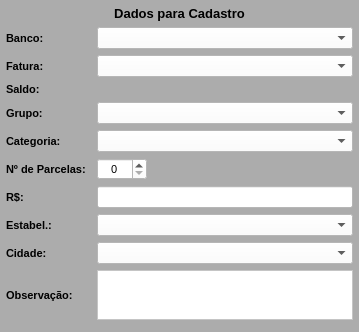
           <widget class="QWidget" name="widget_8" native="true">
            <property name="maximumSize">
             <size>
              <width>16777215</width>
              <height>16777215</height>
             </size>
            </property>
            <property name="font">
             <font>
              <pointsize>8</pointsize>
             </font>
            </property>
            <property name="cursor">
             <cursorShape>ArrowCursor</cursorShape>
            </property>
            <property name="styleSheet">
             <string notr="true">background-color: rgb(172, 172, 172);</string>
            </property>
            <layout class="QVBoxLayout" name="verticalLayout_3">
             <property name="spacing">
              <number>6</number>
             </property>
             <property name="leftMargin">
              <number>6</number>
             </property>
             <property name="topMargin">
              <number>6</number>
             </property>
             <property name="rightMargin">
              <number>6</number>
             </property>
             <property name="bottomMargin">
              <number>6</number>
             </property>
             <item>
              <widget class="QLabel" name="label_titulo_2">
               <property name="maximumSize">
                <size>
                 <width>16777215</width>
                 <height>25</height>
                </size>
               </property>
               <property name="font">
                <font>
                 <pointsize>10</pointsize>
                 <weight>75</weight>
                 <bold>true</bold>
                </font>
               </property>
               <property name="text">
                <string>Dados para Cadastro</string>
               </property>
               <property name="alignment">
                <set>Qt::AlignCenter</set>
               </property>
              </widget>
             </item>
             <item>
              <widget class="QWidget" name="widget_7" native="true">
               <property name="maximumSize">
                <size>
                 <width>16777215</width>
                 <height>25</height>
                </size>
               </property>
               <layout class="QHBoxLayout" name="horizontalLayout_4">
                <property name="spacing">
                 <number>6</number>
                </property>
                <property name="leftMargin">
                 <number>0</number>
                </property>
                <property name="topMargin">
                 <number>0</number>
                </property>
                <property name="rightMargin">
                 <number>0</number>
                </property>
                <property name="bottomMargin">
                 <number>0</number>
                </property>
                <item>
                 <widget class="QLabel" name="label_16">
                  <property name="minimumSize">
                   <size>
                    <width>75</width>
                    <height>0</height>
                   </size>
                  </property>
                  <property name="maximumSize">
                   <size>
                    <width>85</width>
                    <height>16777215</height>
                   </size>
                  </property>
                  <property name="font">
                   <font>
                    <pointsize>8</pointsize>
                    <weight>75</weight>
                    <bold>true</bold>
                   </font>
                  </property>
                  <property name="text">
                   <string>Banco:</string>
                  </property>
                 </widget>
                </item>
                <item>
                 <widget class="QComboBox" name="combo_Banco">
                  <property name="sizePolicy">
                   <sizepolicy hsizetype="Preferred" vsizetype="Preferred">
                    <horstretch>0</horstretch>
                    <verstretch>0</verstretch>
                   </sizepolicy>
                  </property>
                  <property name="minimumSize">
                   <size>
                    <width>0</width>
                    <height>0</height>
                   </size>
                  </property>
                  <property name="maximumSize">
                   <size>
                    <width>16777215</width>
                    <height>16777215</height>
                   </size>
                  </property>
                  <property name="font">
                   <font>
                    <pointsize>8</pointsize>
                    <weight>50</weight>
                    <bold>false</bold>
                   </font>
                  </property>
                  <property name="styleSheet">
                   <string notr="true">background-color: rgb(255, 255, 255);</string>
                  </property>
                  <item>
                   <property name="text">
                    <string/>
                   </property>
                  </item>
                 </widget>
                </item>
               </layout>
              </widget>
             </item>
             <item>
              <widget class="QWidget" name="widget_17" native="true">
               <property name="maximumSize">
                <size>
                 <width>16777215</width>
                 <height>25</height>
                </size>
               </property>
               <layout class="QHBoxLayout" name="horizontalLayout_13">
                <property name="leftMargin">
                 <number>0</number>
                </property>
                <property name="topMargin">
                 <number>0</number>
                </property>
                <property name="rightMargin">
                 <number>0</number>
                </property>
                <property name="bottomMargin">
                 <number>0</number>
                </property>
                <item>
                 <widget class="QLabel" name="label_10">
                  <property name="minimumSize">
                   <size>
                    <width>75</width>
                    <height>0</height>
                   </size>
                  </property>
                  <property name="maximumSize">
                   <size>
                    <width>85</width>
                    <height>16777215</height>
                   </size>
                  </property>
                  <property name="font">
                   <font>
                    <pointsize>8</pointsize>
                    <weight>75</weight>
                    <bold>true</bold>
                   </font>
                  </property>
                  <property name="text">
                   <string>Fatura:</string>
                  </property>
                 </widget>
                </item>
                <item>
                 <widget class="QComboBox" name="combo_Fatura">
                  <property name="sizePolicy">
                   <sizepolicy hsizetype="Preferred" vsizetype="Preferred">
                    <horstretch>0</horstretch>
                    <verstretch>0</verstretch>
                   </sizepolicy>
                  </property>
                  <property name="minimumSize">
                   <size>
                    <width>0</width>
                    <height>0</height>
                   </size>
                  </property>
                  <property name="maximumSize">
                   <size>
                    <width>16777215</width>
                    <height>16777215</height>
                   </size>
                  </property>
                  <property name="font">
                   <font>
                    <pointsize>8</pointsize>
                    <weight>50</weight>
                    <bold>false</bold>
                   </font>
                  </property>
                  <property name="styleSheet">
                   <string notr="true">background-color: rgb(255, 255, 255);</string>
                  </property>
                  <item>
                   <property name="text">
                    <string/>
                   </property>
                  </item>
                 </widget>
                </item>
               </layout>
              </widget>
             </item>
             <item>
              <widget class="QWidget" name="widget_14" native="true">
               <property name="maximumSize">
                <size>
                 <width>16777215</width>
                 <height>25</height>
                </size>
               </property>
               <layout class="QHBoxLayout" name="horizontalLayout_7">
                <property name="leftMargin">
                 <number>0</number>
                </property>
                <property name="topMargin">
                 <number>0</number>
                </property>
                <property name="rightMargin">
                 <number>0</number>
                </property>
                <property name="bottomMargin">
                 <number>0</number>
                </property>
                <item>
                 <widget class="QLabel" name="label_17">
                  <property name="minimumSize">
                   <size>
                    <width>0</width>
                    <height>0</height>
                   </size>
                  </property>
                  <property name="maximumSize">
                   <size>
                    <width>85</width>
                    <height>16777215</height>
                   </size>
                  </property>
                  <property name="font">
                   <font>
                    <pointsize>8</pointsize>
                    <weight>75</weight>
                    <bold>true</bold>
                   </font>
                  </property>
                  <property name="text">
                   <string>Saldo:</string>
                  </property>
                 </widget>
                </item>
                <item>
                 <widget class="QLabel" name="label_Saldo">
                  <property name="minimumSize">
                   <size>
                    <width>0</width>
                    <height>0</height>
                   </size>
                  </property>
                  <property name="maximumSize">
                   <size>
                    <width>16777215</width>
                    <height>16777215</height>
                   </size>
                  </property>
                  <property name="font">
                   <font>
                    <pointsize>8</pointsize>
                   </font>
                  </property>
                  <property name="text">
                   <string/>
                  </property>
                  <property name="alignment">
                   <set>Qt::AlignRight|Qt::AlignTrailing|Qt::AlignVCenter</set>
                  </property>
                 </widget>
                </item>
               </layout>
              </widget>
             </item>
             <item>
              <widget class="QWidget" name="widget_9" native="true">
               <property name="maximumSize">
                <size>
                 <width>16777215</width>
                 <height>25</height>
                </size>
               </property>
               <layout class="QHBoxLayout" name="horizontalLayout_5">
                <property name="leftMargin">
                 <number>0</number>
                </property>
                <property name="topMargin">
                 <number>0</number>
                </property>
                <property name="rightMargin">
                 <number>0</number>
                </property>
                <property name="bottomMargin">
                 <number>0</number>
                </property>
                <item>
                 <widget class="QLabel" name="label_19">
                  <property name="minimumSize">
                   <size>
                    <width>75</width>
                    <height>0</height>
                   </size>
                  </property>
                  <property name="maximumSize">
                   <size>
                    <width>85</width>
                    <height>16777215</height>
                   </size>
                  </property>
                  <property name="font">
                   <font>
                    <pointsize>8</pointsize>
                    <weight>75</weight>
                    <bold>true</bold>
                   </font>
                  </property>
                  <property name="text">
                   <string>Grupo:</string>
                  </property>
                 </widget>
                </item>
                <item>
                 <widget class="QComboBox" name="combo_Grupo">
                  <property name="sizePolicy">
                   <sizepolicy hsizetype="Preferred" vsizetype="Preferred">
                    <horstretch>0</horstretch>
                    <verstretch>0</verstretch>
                   </sizepolicy>
                  </property>
                  <property name="minimumSize">
                   <size>
                    <width>0</width>
                    <height>0</height>
                   </size>
                  </property>
                  <property name="maximumSize">
                   <size>
                    <width>16777215</width>
                    <height>16777215</height>
                   </size>
                  </property>
                  <property name="font">
                   <font>
                    <pointsize>8</pointsize>
                    <weight>50</weight>
                    <bold>false</bold>
                   </font>
                  </property>
                  <property name="styleSheet">
                   <string notr="true">background-color: rgb(255, 255, 255);</string>
                  </property>
                  <item>
                   <property name="text">
                    <string/>
                   </property>
                  </item>
                 </widget>
                </item>
               </layout>
              </widget>
             </item>
             <item>
              <widget class="QWidget" name="widget_11" native="true">
               <property name="maximumSize">
                <size>
                 <width>16777215</width>
                 <height>25</height>
                </size>
               </property>
               <layout class="QHBoxLayout" name="horizontalLayout_6">
                <property name="leftMargin">
                 <number>0</number>
                </property>
                <property name="topMargin">
                 <number>0</number>
                </property>
                <property name="rightMargin">
                 <number>0</number>
                </property>
                <property name="bottomMargin">
                 <number>0</number>
                </property>
                <item>
                 <widget class="QLabel" name="label_12">
                  <property name="minimumSize">
                   <size>
                    <width>75</width>
                    <height>0</height>
                   </size>
                  </property>
                  <property name="maximumSize">
                   <size>
                    <width>85</width>
                    <height>16777215</height>
                   </size>
                  </property>
                  <property name="font">
                   <font>
                    <pointsize>8</pointsize>
                    <weight>75</weight>
                    <bold>true</bold>
                   </font>
                  </property>
                  <property name="text">
                   <string>Categoria:</string>
                  </property>
                 </widget>
                </item>
                <item>
                 <widget class="QComboBox" name="combo_Categoria">
                  <property name="sizePolicy">
                   <sizepolicy hsizetype="Preferred" vsizetype="Preferred">
                    <horstretch>0</horstretch>
                    <verstretch>0</verstretch>
                   </sizepolicy>
                  </property>
                  <property name="minimumSize">
                   <size>
                    <width>0</width>
                    <height>0</height>
                   </size>
                  </property>
                  <property name="maximumSize">
                   <size>
                    <width>16777215</width>
                    <height>16777215</height>
                   </size>
                  </property>
                  <property name="font">
                   <font>
                    <pointsize>8</pointsize>
                    <weight>50</weight>
                    <bold>false</bold>
                   </font>
                  </property>
                  <property name="styleSheet">
                   <string notr="true">background-color: rgb(255, 255, 255);</string>
                  </property>
                  <item>
                   <property name="text">
                    <string/>
                   </property>
                  </item>
                 </widget>
                </item>
               </layout>
              </widget>
             </item>
             <item>
              <widget class="QWidget" name="widget_16" native="true">
               <property name="maximumSize">
                <size>
                 <width>16777215</width>
                 <height>25</height>
                </size>
               </property>
               <layout class="QHBoxLayout" name="horizontalLayout_12">
                <property name="leftMargin">
                 <number>0</number>
                </property>
                <property name="topMargin">
                 <number>0</number>
                </property>
                <property name="rightMargin">
                 <number>0</number>
                </property>
                <property name="bottomMargin">
                 <number>0</number>
                </property>
                <item>
                 <widget class="QLabel" name="label_11">
                  <property name="minimumSize">
                   <size>
                    <width>0</width>
                    <height>0</height>
                   </size>
                  </property>
                  <property name="maximumSize">
                   <size>
                    <width>85</width>
                    <height>16777215</height>
                   </size>
                  </property>
                  <property name="font">
                   <font>
                    <pointsize>8</pointsize>
                    <weight>75</weight>
                    <bold>true</bold>
                   </font>
                  </property>
                  <property name="text">
                   <string>Nº de Parcelas:</string>
                  </property>
                 </widget>
                </item>
                <item>
                 <widget class="QSpinBox" name="spin_Parcelas">
                  <property name="sizePolicy">
                   <sizepolicy hsizetype="Preferred" vsizetype="Preferred">
                    <horstretch>0</horstretch>
                    <verstretch>0</verstretch>
                   </sizepolicy>
                  </property>
                  <property name="minimumSize">
                   <size>
                    <width>0</width>
                    <height>0</height>
                   </size>
                  </property>
                  <property name="maximumSize">
                   <size>
                    <width>50</width>
                    <height>16777215</height>
                   </size>
                  </property>
                  <property name="font">
                   <font>
                    <pointsize>8</pointsize>
                   </font>
                  </property>
                  <property name="styleSheet">
                   <string notr="true">background-color: rgb(255, 255, 255);</string>
                  </property>
                  <property name="alignment">
                   <set>Qt::AlignCenter</set>
                  </property>
                 </widget>
                </item>
                <item>
                 <widget class="QLabel" name="label_2">
                  <property name="text">
                   <string/>
                  </property>
                 </widget>
                </item>
               </layout>
              </widget>
             </item>
             <item>
              <widget class="QWidget" name="widget_15" native="true">
               <property name="maximumSize">
                <size>
                 <width>16777215</width>
                 <height>25</height>
                </size>
               </property>
               <layout class="QHBoxLayout" name="horizontalLayout_11">
                <property name="leftMargin">
                 <number>0</number>
                </property>
                <property name="topMargin">
                 <number>0</number>
                </property>
                <property name="rightMargin">
                 <number>0</number>
                </property>
                <property name="bottomMargin">
                 <number>0</number>
                </property>
                <item>
                 <widget class="QLabel" name="label_13">
                  <property name="minimumSize">
                   <size>
                    <width>0</width>
                    <height>0</height>
                   </size>
                  </property>
                  <property name="maximumSize">
                   <size>
                    <width>85</width>
                    <height>16777215</height>
                   </size>
                  </property>
                  <property name="font">
                   <font>
                    <pointsize>8</pointsize>
                    <weight>75</weight>
                    <bold>true</bold>
                   </font>
                  </property>
                  <property name="text">
                   <string>R$:</string>
                  </property>
                 </widget>
                </item>
                <item>
                 <widget class="QLineEdit" name="line_Valor">
                  <property name="sizePolicy">
                   <sizepolicy hsizetype="Preferred" vsizetype="Preferred">
                    <horstretch>0</horstretch>
                    <verstretch>0</verstretch>
                   </sizepolicy>
                  </property>
                  <property name="minimumSize">
                   <size>
                    <width>0</width>
                    <height>0</height>
                   </size>
                  </property>
                  <property name="maximumSize">
                   <size>
                    <width>16777215</width>
                    <height>16777215</height>
                   </size>
                  </property>
                  <property name="font">
                   <font>
                    <pointsize>8</pointsize>
                    <weight>50</weight>
                    <bold>false</bold>
                   </font>
                  </property>
                  <property name="styleSheet">
                   <string notr="true">background-color: rgb(255, 255, 255);</string>
                  </property>
                  <property name="text">
                   <string/>
                  </property>
                  <property name="alignment">
                   <set>Qt::AlignRight|Qt::AlignTrailing|Qt::AlignVCenter</set>
                  </property>
                 </widget>
                </item>
               </layout>
              </widget>
             </item>
             <item>
              <widget class="QWidget" name="widget_13" native="true">
               <property name="maximumSize">
                <size>
                 <width>16777215</width>
                 <height>25</height>
                </size>
               </property>
               <layout class="QHBoxLayout" name="horizontalLayout_8">
                <property name="leftMargin">
                 <number>0</number>
                </property>
                <property name="topMargin">
                 <number>0</number>
                </property>
                <property name="rightMargin">
                 <number>0</number>
                </property>
                <property name="bottomMargin">
                 <number>0</number>
                </property>
                <item>
                 <widget class="QLabel" name="label_14">
                  <property name="minimumSize">
                   <size>
                    <width>85</width>
                    <height>0</height>
                   </size>
                  </property>
                  <property name="maximumSize">
                   <size>
                    <width>85</width>
                    <height>16777215</height>
                   </size>
                  </property>
                  <property name="font">
                   <font>
                    <pointsize>8</pointsize>
                    <weight>75</weight>
                    <bold>true</bold>
                   </font>
                  </property>
                  <property name="text">
                   <string>Estabel.:</string>
                  </property>
                 </widget>
                </item>
                <item>
                 <widget class="QComboBox" name="combo_Estab">
                  <property name="sizePolicy">
                   <sizepolicy hsizetype="Preferred" vsizetype="Preferred">
                    <horstretch>0</horstretch>
                    <verstretch>0</verstretch>
                   </sizepolicy>
                  </property>
                  <property name="minimumSize">
                   <size>
                    <width>0</width>
                    <height>0</height>
                   </size>
                  </property>
                  <property name="maximumSize">
                   <size>
                    <width>16777215</width>
                    <height>16777215</height>
                   </size>
                  </property>
                  <property name="font">
                   <font>
                    <pointsize>8</pointsize>
                    <weight>50</weight>
                    <bold>false</bold>
                   </font>
                  </property>
                  <property name="styleSheet">
                   <string notr="true">background-color: rgb(255, 255, 255);</string>
                  </property>
                  <item>
                   <property name="text">
                    <string/>
                   </property>
                  </item>
                 </widget>
                </item>
               </layout>
              </widget>
             </item>
             <item>
              <widget class="QWidget" name="widget_12" native="true">
               <property name="maximumSize">
                <size>
                 <width>16777215</width>
                 <height>25</height>
                </size>
               </property>
               <layout class="QHBoxLayout" name="horizontalLayout_9">
                <property name="leftMargin">
                 <number>0</number>
                </property>
                <property name="topMargin">
                 <number>0</number>
                </property>
                <property name="rightMargin">
                 <number>0</number>
                </property>
                <property name="bottomMargin">
                 <number>0</number>
                </property>
                <item>
                 <widget class="QLabel" name="label_15">
                  <property name="minimumSize">
                   <size>
                    <width>0</width>
                    <height>0</height>
                   </size>
                  </property>
                  <property name="maximumSize">
                   <size>
                    <width>85</width>
                    <height>16777215</height>
                   </size>
                  </property>
                  <property name="font">
                   <font>
                    <pointsize>8</pointsize>
                    <weight>75</weight>
                    <bold>true</bold>
                   </font>
                  </property>
                  <property name="text">
                   <string>Cidade:</string>
                  </property>
                 </widget>
                </item>
                <item>
                 <widget class="QComboBox" name="combo_Cidade">
                  <property name="sizePolicy">
                   <sizepolicy hsizetype="Preferred" vsizetype="Preferred">
                    <horstretch>0</horstretch>
                    <verstretch>0</verstretch>
                   </sizepolicy>
                  </property>
                  <property name="minimumSize">
                   <size>
                    <width>0</width>
                    <height>0</height>
                   </size>
                  </property>
                  <property name="maximumSize">
                   <size>
                    <width>16777215</width>
                    <height>16777215</height>
                   </size>
                  </property>
                  <property name="font">
                   <font>
                    <pointsize>8</pointsize>
                    <weight>50</weight>
                    <bold>false</bold>
                   </font>
                  </property>
                  <property name="styleSheet">
                   <string notr="true">background-color: rgb(255, 255, 255);</string>
                  </property>
                  <item>
                   <property name="text">
                    <string/>
                   </property>
                  </item>
                 </widget>
                </item>
               </layout>
              </widget>
             </item>
             <item>
              <widget class="QWidget" name="widget_10" native="true">
               <property name="maximumSize">
                <size>
                 <width>16777215</width>
                 <height>16777215</height>
                </size>
               </property>
               <layout class="QHBoxLayout" name="horizontalLayout_10">
                <property name="leftMargin">
                 <number>0</number>
                </property>
                <property name="topMargin">
                 <number>0</number>
                </property>
                <property name="rightMargin">
                 <number>0</number>
                </property>
                <property name="bottomMargin">
                 <number>0</number>
                </property>
                <item>
                 <widget class="QLabel" name="label_28">
                  <property name="minimumSize">
                   <size>
                    <width>85</width>
                    <height>0</height>
                   </size>
                  </property>
                  <property name="maximumSize">
                   <size>
                    <width>85</width>
                    <height>16777215</height>
                   </size>
                  </property>
                  <property name="font">
                   <font>
                    <pointsize>8</pointsize>
                    <weight>75</weight>
                    <bold>true</bold>
                   </font>
                  </property>
                  <property name="text">
                   <string>Observação:</string>
                  </property>
                  <property name="alignment">
                   <set>Qt::AlignLeading|Qt::AlignLeft|Qt::AlignVCenter</set>
                  </property>
                 </widget>
                </item>
                <item>
                 <widget class="QPlainTextEdit" name="plain_Obs">
                  <property name="sizePolicy">
                   <sizepolicy hsizetype="Preferred" vsizetype="Preferred">
                    <horstretch>0</horstretch>
                    <verstretch>0</verstretch>
                   </sizepolicy>
                  </property>
                  <property name="minimumSize">
                   <size>
                    <width>0</width>
                    <height>0</height>
                   </size>
                  </property>
                  <property name="maximumSize">
                   <size>
                    <width>16777215</width>
                    <height>50</height>
                   </size>
                  </property>
                  <property name="font">
                   <font>
                    <pointsize>8</pointsize>
                   </font>
                  </property>
                  <property name="styleSheet">
                   <string notr="true">background-color: rgb(255, 255, 255);</string>
                  </property>
                 </widget>
                </item>
               </layout>
              </widget>
             </item>
             <item>
              <widget class="QWidget" name="widget_18" native="true"/>
             </item>
            </layout>
           </widget>
